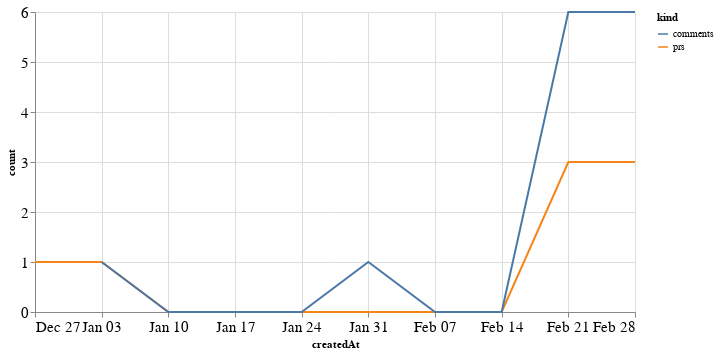

The notebook cell this image was saved under:
### Code cell
alt.Chart(total_time, width=600).mark_line().encode(
    x='createdAt',
    y='count',
    color='kind'
)

### Figure 1 — Vega-Lite specification as saved in the notebook (floating-point values rounded to 4 significant figures)
{"config": {"axisLeft": {"labelFontSize": 15}, "axisBottom": {"labelFontSize": 15}}, "data": {"name": "data-5ab47a6d03e842150eab7e54f8eb8037"}, "mark": "line", "encoding": {"color": {"type": "nominal", "field": "kind"}, "x": {"type": "temporal", "field": "createdAt"}, "y": {"type": "quantitative", "field": "count"}}, "width": 600, "$schema": "https://vega.github.io/schema/vega-lite/v4.8.1.json", "datasets": {"data-5ab47a6d03e842150eab7e54f8eb8037": [{"createdAt": "2020-12-27T00:00:00", "kind": "prs", "count": 1.0}, {"createdAt": "2021-01-03T00:00:00", "kind": "prs", "count": 1.0}, {"createdAt": "2021-01-10T00:00:00", "kind": "prs", "count": 0.0}, {"createdAt": "2021-01-17T00:00:00", "kind": "prs", "count": 0.0}, {"createdAt": "2021-01-24T00:00:00", "kind": "prs", "count": 0.0}, {"createdAt": "2021-01-31T00:00:00", "kind": "prs", "count": 0.0}, {"createdAt": "2021-02-07T00:00:00", "kind": "prs", "count": 0.0}, {"createdAt": "2021-02-14T00:00:00", "kind": "prs", "count": 0.0}, {"createdAt": "2021-02-21T00:00:00", "kind": "prs", "count": 3.0}, {"createdAt": "2021-02-28T00:00:00", "kind": "prs", "count": 3.0}, {"createdAt": "2020-12-27T00:00:00", "kind": "comments", "count": null}, {"createdAt": "2021-01-03T00:00:00", "kind": "comments", "count": 1.0}, {"createdAt": "2021-01-10T00:00:00", "kind": "comments", "count": 0.0}, {"createdAt": "2021-01-17T00:00:00", "kind": "comments", "count": 0.0}, {"createdAt": "2021-01-24T00:00:00", "kind": "comments", "count": 0.0}, {"createdAt": "2021-01-31T00:00:00", "kind": "comments", "count": 1.0}, {"createdAt": "2021-02-07T00:00:00", "kind": "comments", "count": 0.0}, {"createdAt": "2021-02-14T00:00:00", "kind": "comments", "count": 0.0}, {"createdAt": "2021-02-21T00:00:00", "kind": "comments", "count": 6.0}, {"createdAt": "2021-02-28T00:00:00", "kind": "comments", "count": 6.0}]}}
